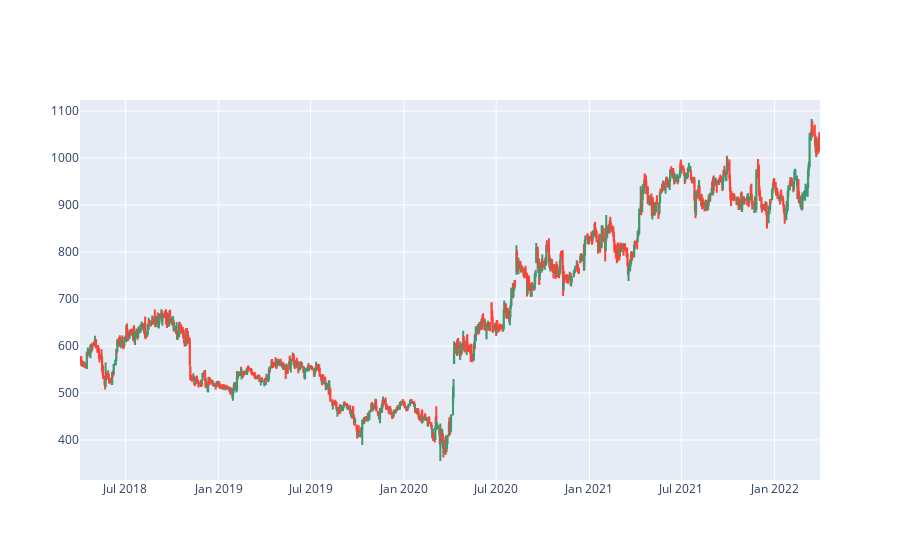

The notebook cell saved with this chart:
### Code cell
fig=go.Figure(data =[go.Candlestick(x=CIPLA_df.Date,open=CIPLA_df.Open,high=CIPLA_df.High,low=CIPLA_df.Low,close=CIPLA_df.Close)])
fig.update_layout(xaxis_rangeslider_visible=False)
fig.show()

### Figure 1 — Plotly figure (JSON) as saved in the notebook; plotly's stock layout.template omitted (floating-point values rounded to 4 significant figures; data arrays with more than 128 entries replaced by an {"elided": "..."} marker saying what was removed)
{"data": [{"close": {"elided": "988 float values"}, "high": {"elided": "988 float values"}, "low": {"elided": "988 float values"}, "open": {"elided": "988 float values"}, "type": "candlestick", "x": {"elided": "988 str values"}}], "layout": {"xaxis": {"rangeslider": {"visible": false}}}}
